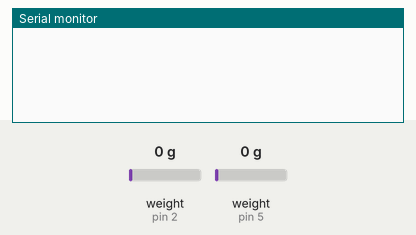
The sketch below on a simulated Arduino Uno, built with avr-gcc and run on an emulated ATmega328P. Parts: the last lines printed to the serial monitor. The test bench sets the inputs (shaded band); at power-on: weight on the scale (sensors on pin 2, pin 5) 0 g.

Above: at 3.2 s.
3.3 s: weight on the scale (sensor on pin 2) set to 100 g
At 3.3 s:
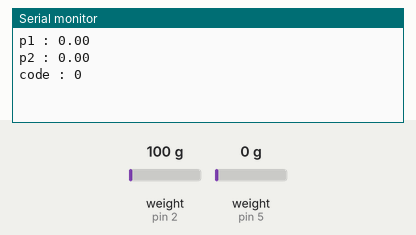
4.9 s: weight on the scale (sensor on pin 5) set to 100 g
At 6.3 s:
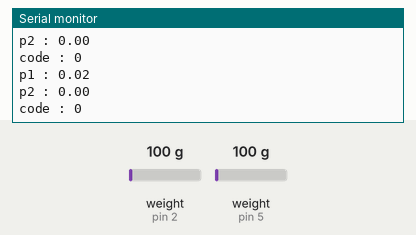
6.5 s: weight on the scale (sensor on pin 2) set to 1250 g
At 7.5 s:
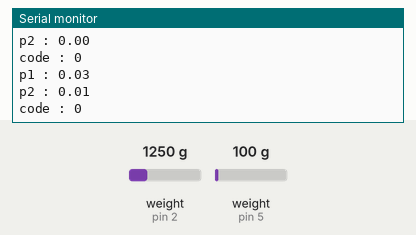
8.1 s: weight on the scale (sensor on pin 5) set to 1250 g
At 8.1 s:
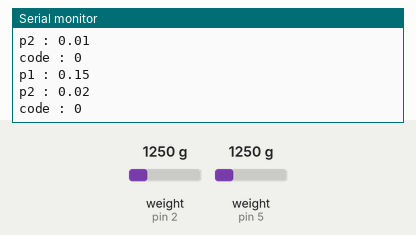
Timing chart, 0 to 10.7 s (numbered marks = the images above; inputs shaded):
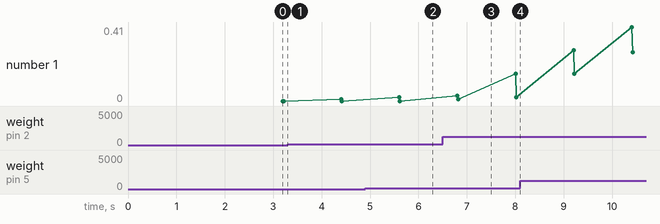

Measured:
- plotted number 1: 0.02 → 0.27 after the input at 8.1 s

The sketch:

10__13_________.ino
```cpp
#include "HX711.h"

//캘리브레이션값
#define calibration_factor -18550.0

 // 무게센서 1
#define LOADCELL_DOUT_PIN1 2
#define LOADCELL_SCK_PIN1 3

// 무게센서 2
#define LOADCELL_DOUT_PIN2 5
#define LOADCELL_SCK_PIN2 6

HX711 scale1;
HX711 scale2;

//최신값을 몇개 저장해 두는지 개수.
int nValueCount = 10;
//최신값을 저장해 두는 배열. 위의 변수 값과 같은 크기를 설정한다.
float fValue1[10];
float fValue2[10];


float value1, value2; // 최종 측정 무게

int count1 = 0; // 무게 센서 측정 시간
int count2 = 0;

char code = '0'; // 상황별 발송 코드


void setup()
{
  Serial.begin(9600);

  //HX711 객체를 초기화 한다.
  scale1.begin(LOADCELL_DOUT_PIN1, LOADCELL_SCK_PIN1);
  scale2.begin(LOADCELL_DOUT_PIN2, LOADCELL_SCK_PIN2);
  //설정된 캘리브레이션 값을 설정 한다.
  scale1.set_scale(calibration_factor);
  scale2.set_scale(calibration_factor);
  //영점 잡기. 현재 값을 0으로 둔다.
  scale1.tare();
  scale2.tare();
}

// 시간 측정1
void countTime1() {
  if (value1 > 0.5){
  	count1 = count1 + 1;
  }
  else {
  	count1 = 0;
  }
  delay(500);
}
// 시간 측정2
void countTime2() {
  if (value2 > 0.5){
  	count2 = count2 + 1;
  }
  else {
  	count2 = 0;
  }
  delay(500);
}

// 코드 생성
void sign() {
  if (count1 > 2 && count2 <= 2){
    code = '1';
  }
  else if (count1 <= 2 && count2 > 2){
  	code = '2';
  }
  else if (count1 > 2 && count2 > 2){
  	code = '3';
  }
  else {code = '0';}
}

void loop()
{
  //Serial.print("Weight1: ");

  //값 임시 저장
  float fValueTemp1 = 0.0;
  //값 합산
  float fValueSum1 = 0.0;


  //scale.get_units() returns a float
  fValueTemp1 = scale1.get_units();
  //읽은 값을 합산값에 넣어 준다.
  fValueSum1 = fValueTemp1;

  int i;
  for(i = 0; i < nValueCount; i = i + 1)
  {
    if(i > 0)
    {//0보다 클때만 계산
      //앞번호일수록 오래된 데이터이다.

      //기존에 저장된 데이터 합산
      fValueSum1 = fValueSum1 + fValue1[i];

      //값을 앞으로 한칸씩 민다.
      fValue1[i - 1] = fValue1[i];
    }
  }

  //맨 마지막에 최신값을 넣어 준다.
  fValue1[nValueCount - 1] = fValueTemp1;

  value1 = abs(fValueSum1 / nValueCount);

  //합산값을 평균을 낸다.
  //Serial.print(value1, 1);

  //You can change this to kg but you'll need to refactor the calibration_factor
  //Serial.print(" kg");
  //Serial.println();


  //Serial.print("Weight2: ");

  //값 임시 저장
  float fValueTemp2 = 0.0;
  //값 합산
  float fValueSum2 = 0.0;


  //scale.get_units() returns a float
  fValueTemp2 = scale2.get_units();
  //읽은 값을 합산값에 넣어 준다.
  fValueSum2 = fValueTemp2;

  int j;
  for(j = 0; j < nValueCount; j = j + 1)
  {
    if(j > 0)
    {//0보다 클때만 계산
      //앞번호일수록 오래된 데이터이다.

      //기존에 저장된 데이터 합산
      fValueSum2 = fValueSum2 + fValue2[j];

      //값을 앞으로 한칸씩 민다.
      fValue2[j - 1] = fValue2[j];
    }
  }

  //맨 마지막에 최신값을 넣어 준다.
  fValue2[nValueCount - 1] = fValueTemp2;

  value2 = abs(fValueSum2 / nValueCount);

  //합산값을 평균을 낸다.
  //Serial.print(value2, 1);

  //You can change this to kg but you'll need to refactor the calibration_factor
  //Serial.print(" kg");
  //Serial.println();


  countTime1();
  countTime2();
  sign();

  Serial.print("p1 : ");
  Serial.println(value1);
  Serial.print("p2 : ");
  Serial.println(value2);
  Serial.print("code : ");
  Serial.println(code);

}
```
